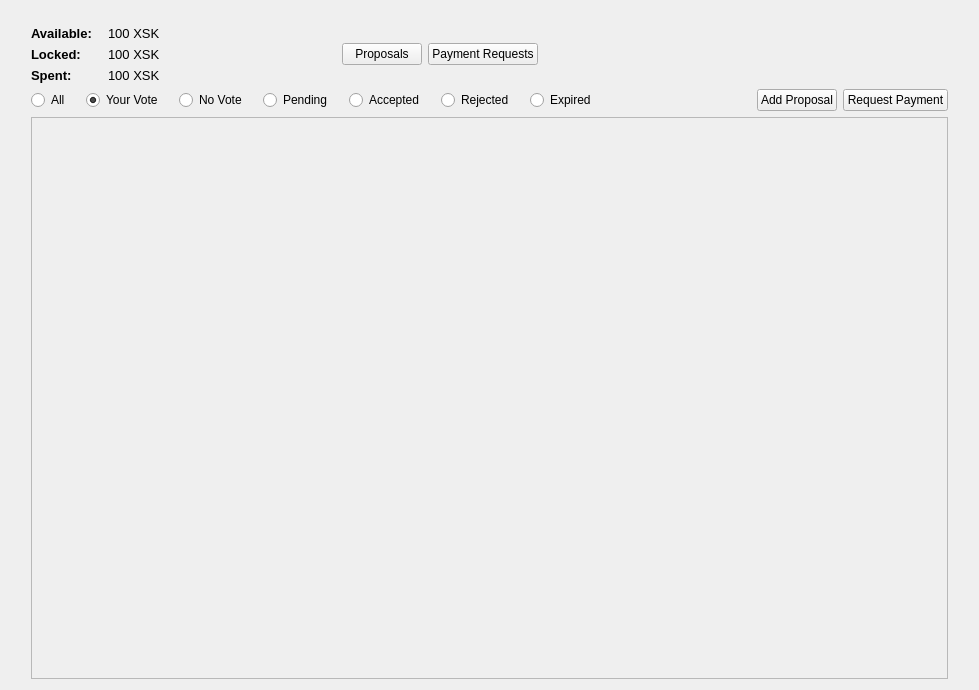
<?xml version="1.0" encoding="UTF-8"?>
<ui version="4.0">
 <class>CommunityFundPage</class>
 <widget class="QWidget" name="CommunityFundPage">
  <property name="geometry">
   <rect>
    <x>0</x>
    <y>0</y>
    <width>979</width>
    <height>690</height>
   </rect>
  </property>
  <property name="windowTitle">
   <string>Form</string>
  </property>
  <layout class="QVBoxLayout" name="verticalLayout_2">
   <item>
    <layout class="QHBoxLayout" name="horizontalLayoutBase">
     <item>
      <spacer name="horizontalSpacer_3">
       <property name="orientation">
        <enum>Qt::Horizontal</enum>
       </property>
       <property name="sizeType">
        <enum>QSizePolicy::Fixed</enum>
       </property>
       <property name="sizeHint" stdset="0">
        <size>
         <width>20</width>
         <height>20</height>
        </size>
       </property>
      </spacer>
     </item>
     <item>
      <layout class="QVBoxLayout" name="verticalLayoutBase">
       <item>
        <spacer name="verticalSpacer">
         <property name="orientation">
          <enum>Qt::Vertical</enum>
         </property>
         <property name="sizeType">
          <enum>QSizePolicy::Maximum</enum>
         </property>
         <property name="sizeHint" stdset="0">
          <size>
           <width>40</width>
           <height>15</height>
          </size>
         </property>
        </spacer>
       </item>
       <item>
        <layout class="QHBoxLayout" name="horizontalLayoutMain">
         <item>
          <layout class="QVBoxLayout" name="verticalLayoutFundState">
           <item>
            <widget class="QLabel" name="labelAvailable">
             <property name="maximumSize">
              <size>
               <width>70</width>
               <height>17</height>
              </size>
             </property>
             <property name="font">
              <font>
               <pointsize>10</pointsize>
               <weight>75</weight>
               <bold>true</bold>
              </font>
             </property>
             <property name="text">
              <string>Available:</string>
             </property>
            </widget>
           </item>
           <item>
            <widget class="QLabel" name="labelLocked">
             <property name="maximumSize">
              <size>
               <width>70</width>
               <height>17</height>
              </size>
             </property>
             <property name="font">
              <font>
               <pointsize>10</pointsize>
               <weight>75</weight>
               <bold>true</bold>
              </font>
             </property>
             <property name="text">
              <string>Locked:</string>
             </property>
            </widget>
           </item>
           <item>
            <widget class="QLabel" name="labelSpent">
             <property name="maximumSize">
              <size>
               <width>70</width>
               <height>17</height>
              </size>
             </property>
             <property name="font">
              <font>
               <pointsize>10</pointsize>
               <weight>75</weight>
               <bold>true</bold>
              </font>
             </property>
             <property name="text">
              <string>Spent:</string>
             </property>
            </widget>
           </item>
          </layout>
         </item>
         <item>
          <spacer name="horizontalSpacer_9">
           <property name="orientation">
            <enum>Qt::Horizontal</enum>
           </property>
           <property name="sizeType">
            <enum>QSizePolicy::Fixed</enum>
           </property>
           <property name="sizeHint" stdset="0">
            <size>
             <width>10</width>
             <height>20</height>
            </size>
           </property>
          </spacer>
         </item>
         <item>
          <layout class="QVBoxLayout" name="verticalLayoutAmount">
           <item>
            <widget class="QLabel" name="labelAvailableAmount">
             <property name="maximumSize">
              <size>
               <width>1000</width>
               <height>17</height>
              </size>
             </property>
             <property name="font">
              <font>
               <pointsize>10</pointsize>
              </font>
             </property>
             <property name="text">
              <string>100 XSK</string>
             </property>
            </widget>
           </item>
           <item>
            <widget class="QLabel" name="labelLockedAmount">
             <property name="maximumSize">
              <size>
               <width>1000</width>
               <height>17</height>
              </size>
             </property>
             <property name="font">
              <font>
               <pointsize>10</pointsize>
              </font>
             </property>
             <property name="text">
              <string>100 XSK</string>
             </property>
            </widget>
           </item>
           <item>
            <widget class="QLabel" name="labelSpentAmount">
             <property name="maximumSize">
              <size>
               <width>1000</width>
               <height>17</height>
              </size>
             </property>
             <property name="font">
              <font>
               <pointsize>10</pointsize>
              </font>
             </property>
             <property name="text">
              <string>100 XSK</string>
             </property>
            </widget>
           </item>
          </layout>
         </item>
         <item>
          <spacer name="horizontalSpacer_2">
           <property name="orientation">
            <enum>Qt::Horizontal</enum>
           </property>
           <property name="sizeType">
            <enum>QSizePolicy::Expanding</enum>
           </property>
           <property name="sizeHint" stdset="0">
            <size>
             <width>0</width>
             <height>20</height>
            </size>
           </property>
          </spacer>
         </item>
         <item>
          <widget class="QPushButton" name="pushButtonProposals">
           <property name="text">
            <string>Proposals</string>
           </property>
          </widget>
         </item>
         <item>
          <widget class="QPushButton" name="pushButtonPaymentRequests">
           <property name="text">
            <string>Payment Requests</string>
           </property>
          </widget>
         </item>
         <item>
          <spacer name="horizontalSpacer_10">
           <property name="orientation">
            <enum>Qt::Horizontal</enum>
           </property>
           <property name="sizeType">
            <enum>QSizePolicy::Expanding</enum>
           </property>
           <property name="sizeHint" stdset="0">
            <size>
             <width>0</width>
             <height>20</height>
            </size>
           </property>
          </spacer>
         </item>
         <item>
          <spacer name="horizontalSpacer_11">
           <property name="orientation">
            <enum>Qt::Horizontal</enum>
           </property>
           <property name="sizeType">
            <enum>QSizePolicy::Fixed</enum>
           </property>
           <property name="sizeHint" stdset="0">
            <size>
             <width>235</width>
             <height>20</height>
            </size>
           </property>
          </spacer>
         </item>
        </layout>
       </item>
       <item>
        <layout class="QHBoxLayout" name="horizontalLayoutVote">
         <item>
          <widget class="QRadioButton" name="radioButtonAll">
           <property name="maximumSize">
            <size>
             <width>16777215</width>
             <height>20</height>
            </size>
           </property>
           <property name="text">
            <string>All</string>
           </property>
           <property name="iconSize">
            <size>
             <width>25</width>
             <height>25</height>
            </size>
           </property>
           <property name="checked">
            <bool>false</bool>
           </property>
          </widget>
         </item>
         <item>
          <spacer name="horizontalSpacer_8">
           <property name="orientation">
            <enum>Qt::Horizontal</enum>
           </property>
           <property name="sizeType">
            <enum>QSizePolicy::Fixed</enum>
           </property>
           <property name="sizeHint" stdset="0">
            <size>
             <width>10</width>
             <height>20</height>
            </size>
           </property>
          </spacer>
         </item>
         <item>
          <widget class="QRadioButton" name="radioButtonYourVote">
           <property name="maximumSize">
            <size>
             <width>16777215</width>
             <height>20</height>
            </size>
           </property>
           <property name="text">
            <string>Your Vote</string>
           </property>
           <property name="iconSize">
            <size>
             <width>25</width>
             <height>25</height>
            </size>
           </property>
           <property name="checked">
            <bool>true</bool>
           </property>
          </widget>
         </item>
         <item>
          <spacer name="horizontalSpacer_7">
           <property name="orientation">
            <enum>Qt::Horizontal</enum>
           </property>
           <property name="sizeType">
            <enum>QSizePolicy::Fixed</enum>
           </property>
           <property name="sizeHint" stdset="0">
            <size>
             <width>10</width>
             <height>20</height>
            </size>
           </property>
          </spacer>
         </item>
         <item>
          <widget class="QRadioButton" name="radioButtonNoVote">
           <property name="maximumSize">
            <size>
             <width>16777215</width>
             <height>20</height>
            </size>
           </property>
           <property name="text">
            <string>No Vote</string>
           </property>
           <property name="iconSize">
            <size>
             <width>25</width>
             <height>25</height>
            </size>
           </property>
          </widget>
         </item>
         <item>
          <spacer name="horizontalSpacer_14">
           <property name="orientation">
            <enum>Qt::Horizontal</enum>
           </property>
           <property name="sizeType">
            <enum>QSizePolicy::Fixed</enum>
           </property>
           <property name="sizeHint" stdset="0">
            <size>
             <width>10</width>
             <height>20</height>
            </size>
           </property>
          </spacer>
         </item>
         <item>
          <widget class="QRadioButton" name="radioButtonPending">
           <property name="maximumSize">
            <size>
             <width>16777215</width>
             <height>20</height>
            </size>
           </property>
           <property name="text">
            <string>Pending</string>
           </property>
           <property name="iconSize">
            <size>
             <width>25</width>
             <height>25</height>
            </size>
           </property>
          </widget>
         </item>
         <item>
          <spacer name="horizontalSpacer_6">
           <property name="orientation">
            <enum>Qt::Horizontal</enum>
           </property>
           <property name="sizeType">
            <enum>QSizePolicy::Fixed</enum>
           </property>
           <property name="sizeHint" stdset="0">
            <size>
             <width>10</width>
             <height>20</height>
            </size>
           </property>
          </spacer>
         </item>
         <item>
          <widget class="QRadioButton" name="radioButtonAccepted">
           <property name="maximumSize">
            <size>
             <width>16777215</width>
             <height>20</height>
            </size>
           </property>
           <property name="text">
            <string>Accepted</string>
           </property>
           <property name="iconSize">
            <size>
             <width>25</width>
             <height>25</height>
            </size>
           </property>
          </widget>
         </item>
         <item>
          <spacer name="horizontalSpacer_5">
           <property name="orientation">
            <enum>Qt::Horizontal</enum>
           </property>
           <property name="sizeType">
            <enum>QSizePolicy::Fixed</enum>
           </property>
           <property name="sizeHint" stdset="0">
            <size>
             <width>10</width>
             <height>20</height>
            </size>
           </property>
          </spacer>
         </item>
         <item>
          <widget class="QRadioButton" name="radioButtonRejected">
           <property name="maximumSize">
            <size>
             <width>16777215</width>
             <height>20</height>
            </size>
           </property>
           <property name="text">
            <string>Rejected</string>
           </property>
           <property name="iconSize">
            <size>
             <width>25</width>
             <height>25</height>
            </size>
           </property>
          </widget>
         </item>
         <item>
          <spacer name="horizontalSpacer_12">
           <property name="orientation">
            <enum>Qt::Horizontal</enum>
           </property>
           <property name="sizeType">
            <enum>QSizePolicy::Fixed</enum>
           </property>
           <property name="sizeHint" stdset="0">
            <size>
             <width>10</width>
             <height>20</height>
            </size>
           </property>
          </spacer>
         </item>
         <item>
          <widget class="QRadioButton" name="radioButtonExpired">
           <property name="text">
            <string>Expired</string>
           </property>
          </widget>
         </item>
         <item>
          <spacer name="horizontalSpacer">
           <property name="orientation">
            <enum>Qt::Horizontal</enum>
           </property>
           <property name="sizeType">
            <enum>QSizePolicy::Expanding</enum>
           </property>
           <property name="sizeHint" stdset="0">
            <size>
             <width>300</width>
             <height>20</height>
            </size>
           </property>
          </spacer>
         </item>
         <item>
          <widget class="QPushButton" name="pushButtonCreateProposal">
           <property name="text">
            <string>Add Proposal</string>
           </property>
          </widget>
         </item>
         <item>
          <spacer name="horizontalSpacer_13">
           <property name="orientation">
            <enum>Qt::Horizontal</enum>
           </property>
           <property name="sizeHint" stdset="0">
            <size>
             <width>40</width>
             <height>20</height>
            </size>
           </property>
          </spacer>
         </item>
         <item>
          <widget class="QPushButton" name="pushButtonCreatePaymentRequest">
           <property name="text">
            <string>Request Payment</string>
           </property>
          </widget>
         </item>
        </layout>
       </item>
       <item>
        <widget class="QScrollArea" name="scrollArea">
         <property name="widgetResizable">
          <bool>true</bool>
         </property>
         <widget class="QWidget" name="scrollAreaWidgetContents">
          <property name="geometry">
           <rect>
            <x>0</x>
            <y>0</y>
            <width>903</width>
            <height>534</height>
           </rect>
          </property>
          <property name="sizePolicy">
           <sizepolicy hsizetype="Preferred" vsizetype="Preferred">
            <horstretch>0</horstretch>
            <verstretch>0</verstretch>
           </sizepolicy>
          </property>
          <layout class="QGridLayout" name="gridLayout_2">
           <item row="0" column="0">
            <layout class="QGridLayout" name="gridLayout">
             <property name="sizeConstraint">
              <enum>QLayout::SetMaximumSize</enum>
             </property>
            </layout>
           </item>
          </layout>
         </widget>
        </widget>
       </item>
      </layout>
     </item>
     <item>
      <spacer name="horizontalSpacer_4">
       <property name="orientation">
        <enum>Qt::Horizontal</enum>
       </property>
       <property name="sizeType">
        <enum>QSizePolicy::Fixed</enum>
       </property>
       <property name="sizeHint" stdset="0">
        <size>
         <width>20</width>
         <height>20</height>
        </size>
       </property>
      </spacer>
     </item>
    </layout>
   </item>
  </layout>
 </widget>
 <resources/>
 <connections/>
</ui>
